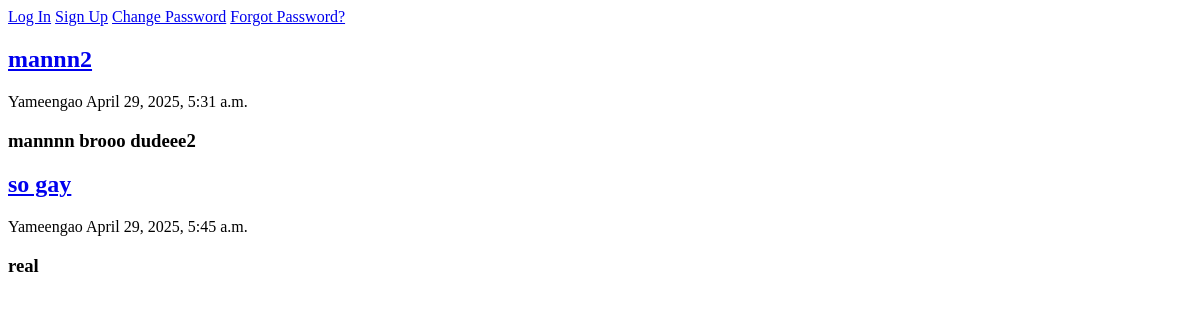
The page /articles/ on the database as committed earlier.
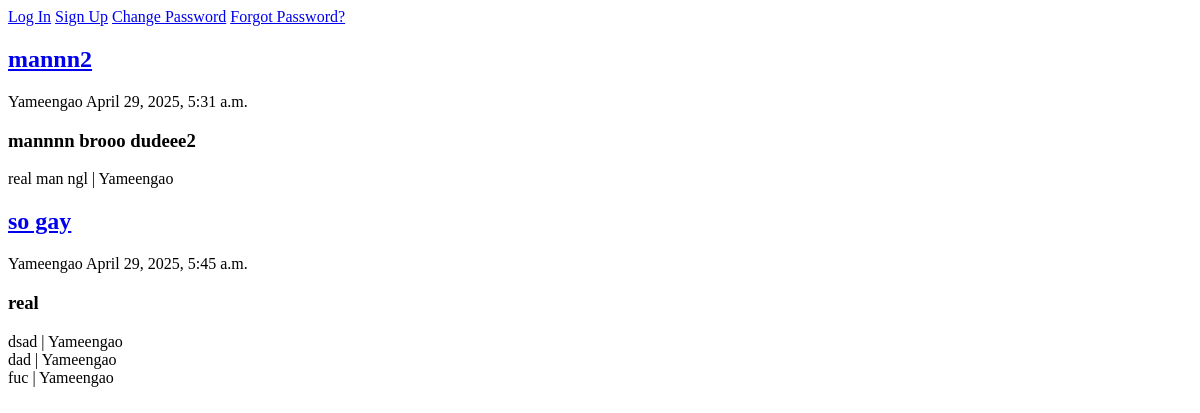
The same page on the database as committed later.
### articles/models.py (models this page shows, shortened)
class Article(models.Model):
    title = models.CharField(max_length=100)
    body = models.CharField(max_length=300)
    date = models.DateTimeField(auto_now_add=True)
    author = models.ForeignKey(settings.AUTH_USER_MODEL, on_delete=models.CASCADE,)
    def get_absolute_url(self):
        return reverse("article_detail", kwargs={"pk": self.pk})

class Comment(models.Model):
    article = models.ForeignKey(Article, on_delete=models.CASCADE,)
    context = models.CharField(max_length=300)
    author = models.ForeignKey(settings.AUTH_USER_MODEL, on_delete=models.CASCADE,)

### accounts/models.py (models this page shows)
class CustomUser(AbstractUser):
    age = models.PositiveIntegerField(null=True, blank=False)
    description = models.CharField(max_length=100, null=True, blank=False)

### articles/views.py (the view)
# urls.py: path('', ArticleListView.as_view(), name='article_list'),
class ArticleListView(ListView):
    model = Article
    template_name = "article_list.html"

### templates/article_list.html (shortened to what this page needs)
{% extends "base.html" %}
{% block content %}
{% for article in article_list %}
    <div><a href="{{ article.get_absolute_url }}"><h2>{{article.title}}</h2></a><p>{{article.author}} {{article.date}}</p>
         <h3>{{article.body}}</h3>
    </div>
    {% for comment in article.comment_set.all %}
    <div>{{comment.context}} | {{comment.author}}</div>
    {% endfor %}
{% endfor %}
{% endblock content %}

### templates/base.html (shortened to what this page needs)
<!DOCTYPE html>
<html lang="en">
<head>
    {% if user.is_authenticated %}
    <header>YO {{user.username}}</header>
    <div><a href="{% url 'article_new' %}">Add new article</a>
         <a href="{% url 'article_list' %}">Articles</a></div>
    <form action="{% url 'logout' %}" method="post">
        {% csrf_token %}
        <button type="submit">Log Out</button>
    </form>
    <a href="{% url 'password_change' %}">Change Password</a>
    {% else %}
        <a href="{% url 'login' %}">Log In</a>
        <a href="{% url 'signup' %}">Sign Up</a>
        <a href="{% url 'password_change' %}">Change Password</a>
        <a href="{% url 'password_reset' %}">Forgot Password?</a>
    {% endif %}
</head>
<body>
{% block content %}
{% endblock content %}
</body>
</html>

Rows that differ between the two databases and show on the page:
added Comment: context "real man ngl", author "Yameengao", shown under Article "mannn2"
added Comment: context "dsad", author "Yameengao", shown under Article "so gay"
added Comment: context "dad", author "Yameengao", shown under Article "so gay"
added Comment: context "fuc", author "Yameengao", shown under Article "so gay"
